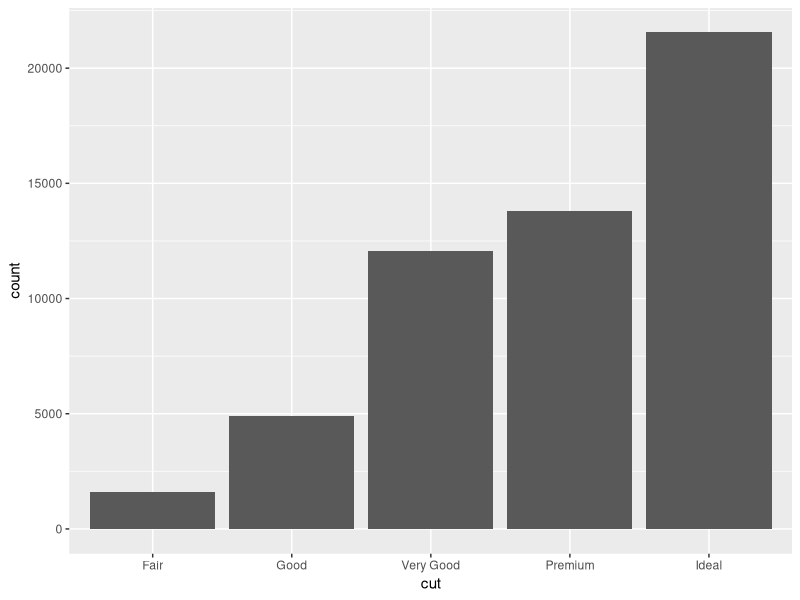
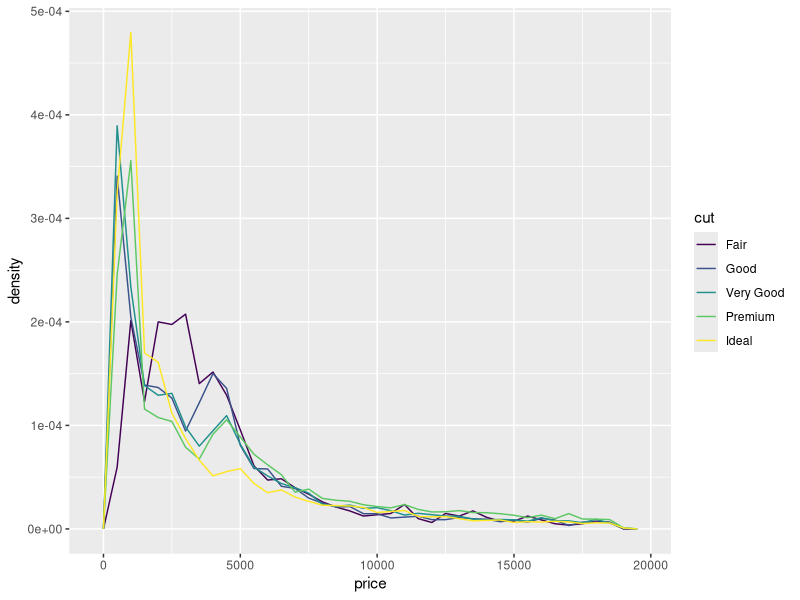
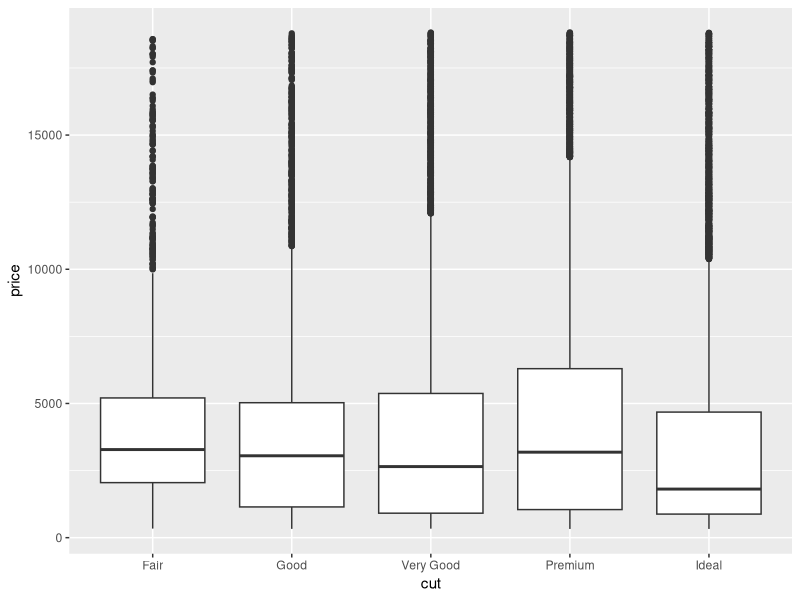
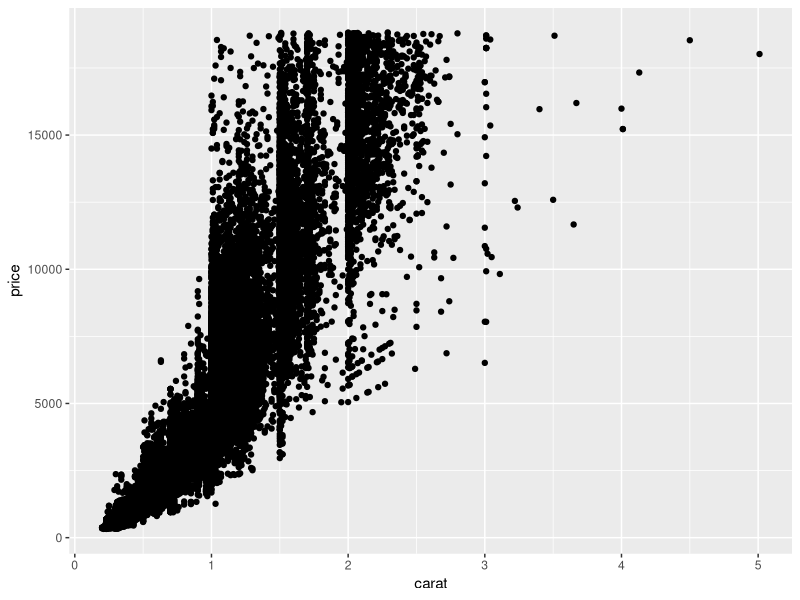
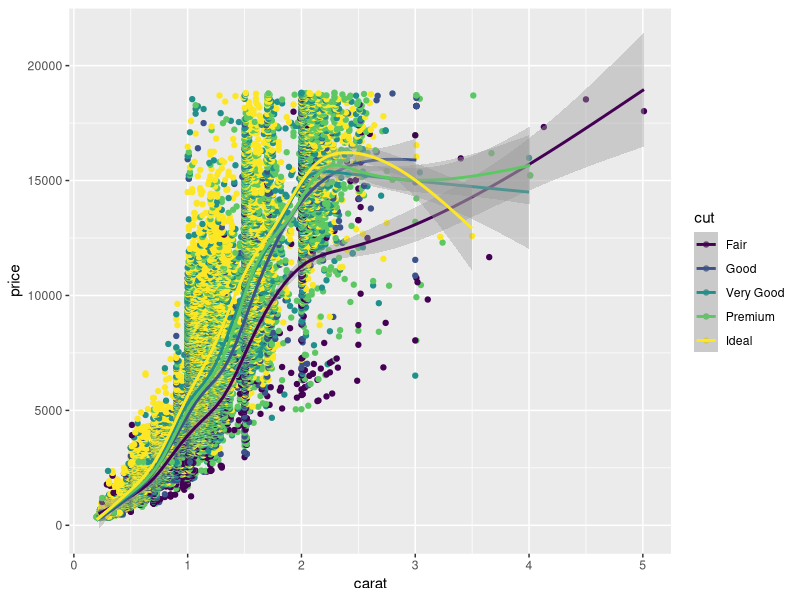
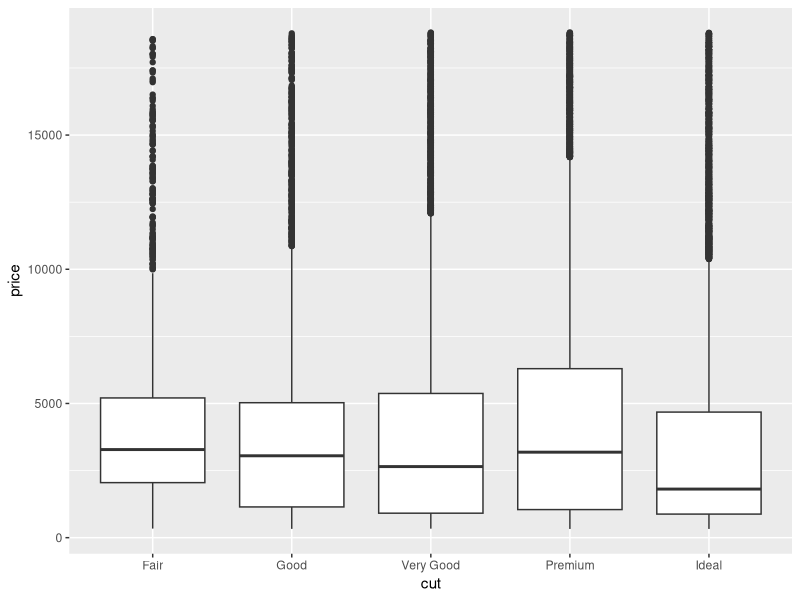

Here is the R script that generated these plots, in order:
library(ggplot2)
diamonds<-ggplot2::diamonds
View(diamonds)
ggplot( diamonds) + geom_bar( mapping = aes( x = cut))
ggplot( data = diamonds, mapping = aes( x = price, y = ..density..) ) + geom_freqpoly( mapping = aes( color = cut), binwidth = 500)
ggplot( data = diamonds, mapping = aes( x = cut, y = price)) + geom_boxplot()
#the following graph has too much points but we can see the trend 
ggplot( data = diamonds) + geom_point( mapping = aes( x = carat, y = price))
#with geom_smooth it is more clear
# the graph below shows that for all cut the trend is when carat increase price increase
# so carat has a strong influence on prices , but for some cut (ideal) there is a decrease 
# of price above 2.5 carats as shown in the graph below
ggplot( data = diamonds,mapping = aes(x = carat, y = price,color=cut)) +geom_point() +geom_smooth()
#there are very few diamonds of more than 4 carats
bigcarat<-subset(diamonds,diamonds$carat>=4)
# box plot is perfect to analyse price for the different cut the average price of cuts is
# close we conclude that price has no clear influence on prices.
# this graph below shows that the ideal cut (best) has average price lower than fair cut 
# (low quality) ! which is very surprising 
ggplot ( data = diamonds , mapping = aes ( x = cut , y = price )) + geom_boxplot () 
# correlation between price and carat is very high (close to 1) 
cor(diamonds$price,diamonds$carat)
# correlation between price and depth is very low close to 0 )
cor(diamonds$depth,diamonds$price)



